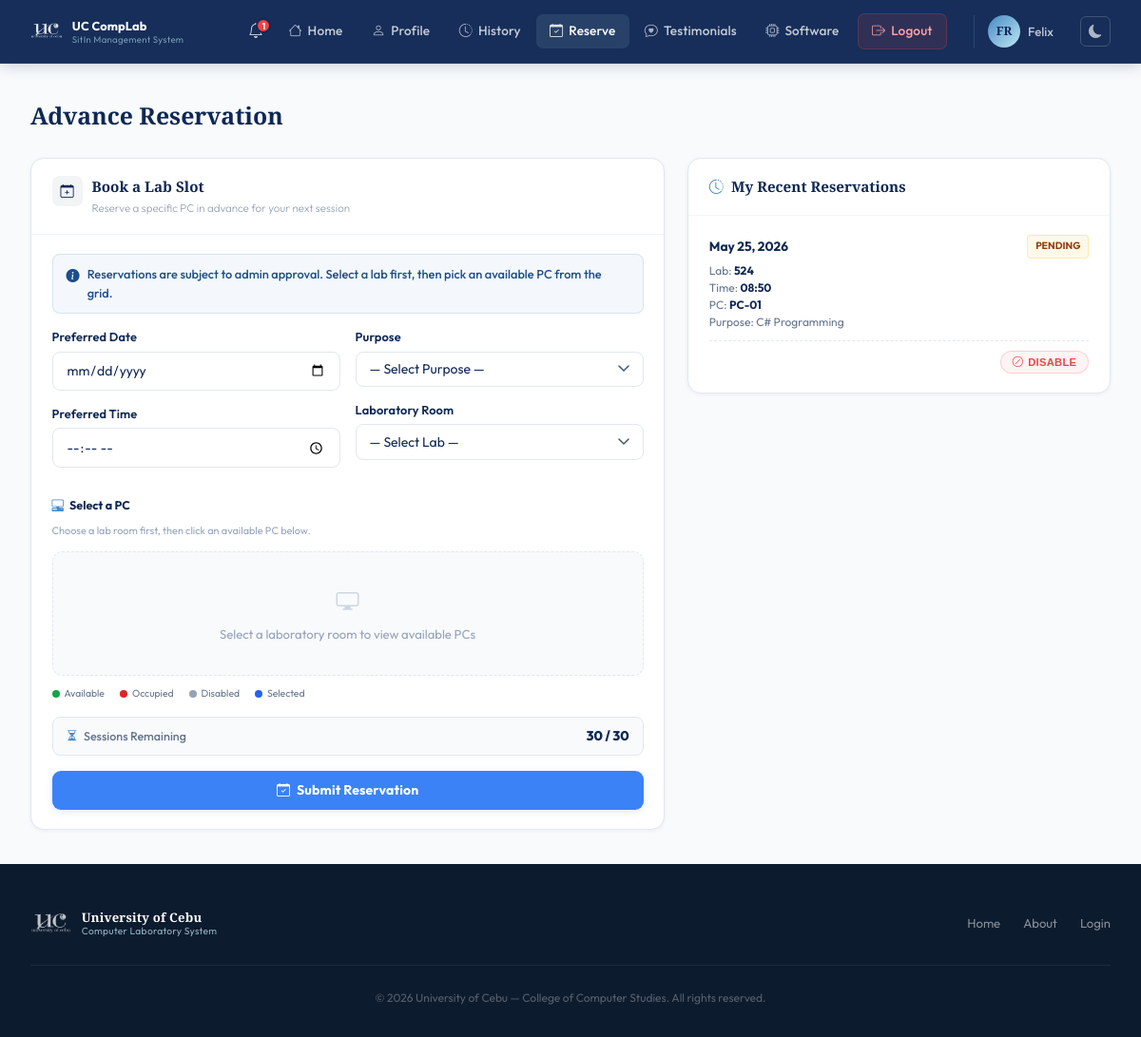
The app's page /pages/reserve.php (signed in), older data.
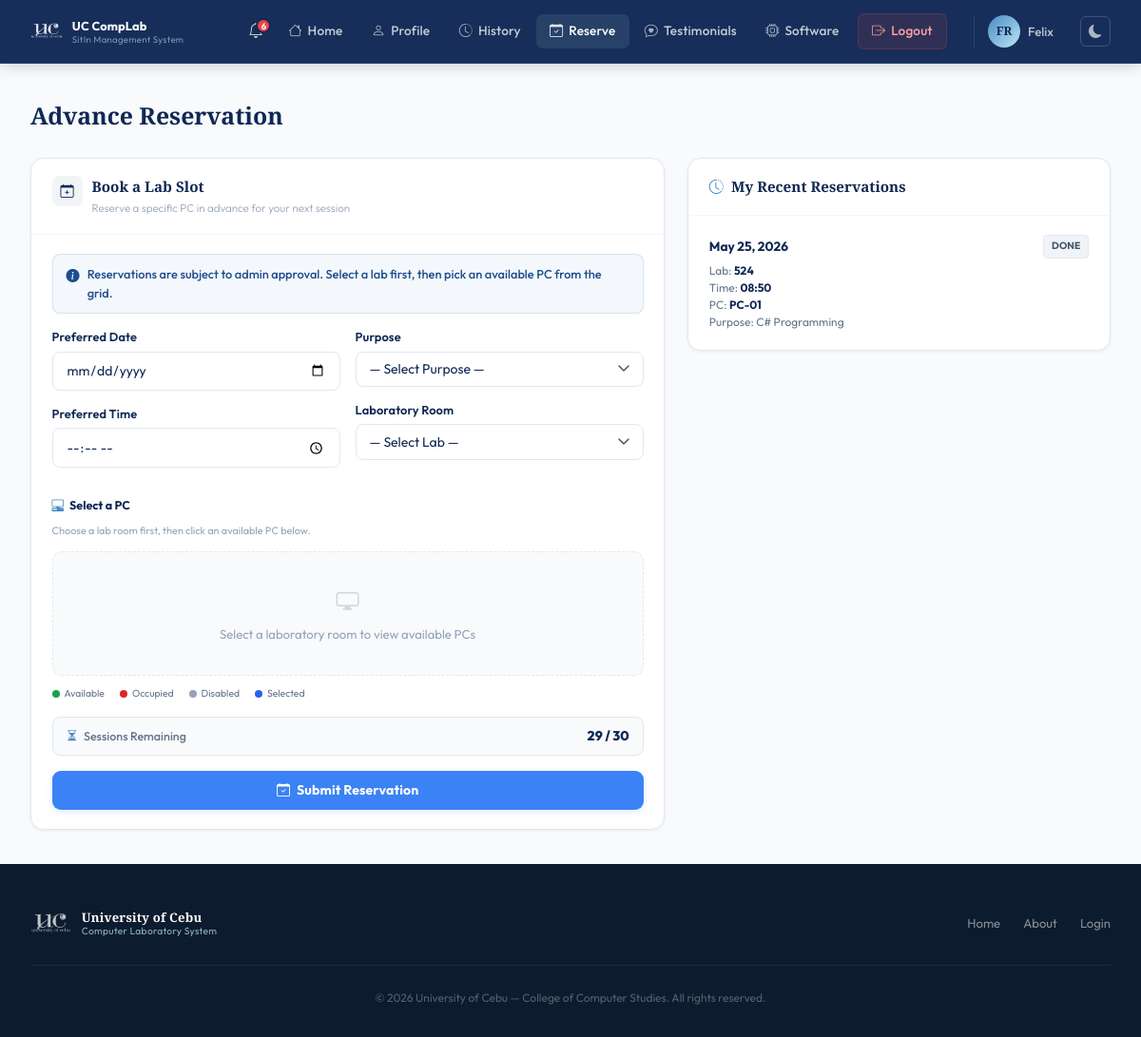
The same page, newer data.
### tables this page shows
CREATE TABLE users (
            id                 INTEGER PRIMARY KEY AUTOINCREMENT,
            first_name         TEXT    NOT NULL,
            last_name          TEXT    NOT NULL,
            middle_name        TEXT,
            student_id         TEXT    UNIQUE NOT NULL,
            course             TEXT    NOT NULL,
            course_level       INTEGER NOT NULL,
            email              TEXT    UNIQUE NOT NULL,
            address            TEXT    NOT NULL,
            password           TEXT    NOT NULL,
            remaining_sessions INTEGER DEFAULT 30,
            created_at         DATETIME DEFAULT CURRENT_TIMESTAMP
        , profile_picture TEXT, points INTEGER DEFAULT 0);

CREATE TABLE reservations (
            id         INTEGER PRIMARY KEY AUTOINCREMENT,
            user_id    INTEGER NOT NULL,
            lab_room   TEXT    NOT NULL,
            date       TEXT    NOT NULL,
            time_slot  TEXT    NOT NULL,
            purpose    TEXT,
            status     TEXT    DEFAULT 'pending',
            created_at DATETIME DEFAULT CURRENT_TIMESTAMP, pc_number INTEGER, reject_note TEXT, disabled_by_student INTEGER DEFAULT 0,
            FOREIGN KEY (user_id) REFERENCES users(id) ON DELETE CASCADE
        );

### includes/auth.php (called while the page is built, shortened)
<?php
function getUnreadCount(PDO $db): int {
    $stmt = $db->prepare("SELECT COUNT(*) FROM notifications WHERE user_id = ? AND is_read = 0");
    $stmt->execute([$_SESSION['user_id']]);
    return (int) $stmt->fetchColumn();
}

### pages/reserve.php (the view, shortened to what the changed rows need)
<?php
$base = '../';
require_once __DIR__ . '/../includes/auth.php';
$db  = getDB();
$uid = $_SESSION['user_id'];
$stmt = $db->prepare("SELECT * FROM users WHERE id = ?");
$stmt->execute([$uid]);
$user = $stmt->fetch();
$remainingSessions = (int)($user['remaining_sessions'] ?? 30);
$myReservations = $db->prepare("SELECT * FROM reservations WHERE user_id = ? ORDER BY created_at DESC LIMIT 10");
$myReservations->execute([$uid]);
$myReservations = $myReservations->fetchAll();
$sessBadgeClass = $remainingSessions > 10 ? 'sess-ok' : ($remainingSessions > 0 ? 'sess-warn' : 'sess-empty');
require_once __DIR__ . '/../includes/header.php';
echo '<link rel="stylesheet" href="' . $base . 'assets/css/user.css">';
?>
<?php require_once __DIR__ . '/../includes/user-navbar.php'; ?>
<div class="user-page">
  <div class="user-page-inner">
    <div class="res-page-wrap">
      <h1 class="res-page-title">Advance Reservation</h1>
      <div class="res-layout">
        <div class="res-form-col">
          <div class="res-card">
        <div class="res-card-body">
          <form method="POST" action="" id="reserveForm">
            <div class="res-sess-row" style="margin-bottom:1rem;">
              <span class="res-sess-lbl"><i class="bi bi-hourglass-split"></i> Sessions Remaining</span>
              <span class="res-sess-badge <?= $sessBadgeClass ?>"><?= $remainingSessions ?> / 30</span>
            </div>
          </form>
        </div>
      </div>
        </div>
        <div class="res-log-col">
          <div class="res-log-card">
            <div class="res-log-body">
              <?php if (empty($myReservations)): ?>
                <div style="text-align:center; color:#94a3b8; font-size:0.85rem; padding:1rem 0;">
                  You have no recent reservations.
                </div>
              <?php else: ?>
                <?php foreach ($myReservations as $r):
                  $badgeCls = 'badge-pending';
                  if ($r['status'] === 'done')     $badgeCls = 'badge-done';
                  $displayStatus = $r['status'];
                  $isDisabled = (($r['disabled_by_student'] ?? 0) == 1);
                ?>
                  <div class="res-log-item">
                    <div class="res-log-date">
                      <span><?= date('M j, Y', strtotime($r['date'])) ?></span>
                      <span class="a-badge <?= $badgeCls ?>" style="font-size:0.65rem; padding:3px 8px; border-radius:4px; text-transform:uppercase;">
                        <?= htmlspecialchars($displayStatus) ?>
                      </span>
                    </div>
                    <div class="res-log-details">
                      Lab: <strong><?= htmlspecialchars($r['lab_room']) ?></strong><br>
                      Time: <strong><?= htmlspecialchars($r['time_slot']) ?></strong><br>
                      PC: <strong><?= $r['pc_number'] ? 'PC-'.str_pad($r['pc_number'], 2, '0', STR_PAD_LEFT) : 'Any' ?></strong><br>
                      Purpose: <?= htmlspecialchars($r['purpose']) ?>
                    </div>
                    <?php if ($displayStatus !== 'expired' && $r['status'] !== 'done' && $r['status'] !== 'rejected'): ?>
                      <div class="res-log-actions">
                        <?php if ($isDisabled): ?>
                          <form method="POST" style="display:inline;">
                            <input type="hidden" name="action" value="enable_reservation">
                            <input type="hidden" name="reservation_id" value="<?= $r['id'] ?>">
                            <button type="submit" class="res-action-btn res-btn-enable">
                              <i class="bi bi-check-circle"></i> Enable
                            </button>
                          </form>
                        <?php else: ?>
                          <form method="POST" style="display:inline;" onsubmit="return confirm('Are you sure you want to disable this reservation? The admin will not see this reservation while disabled.')">
                            <button type="submit" class="res-action-btn res-btn-disable">
                              <i class="bi bi-slash-circle"></i> Disable
                            </button>
                          </form>
                        <?php endif; ?>
                      </div>
                    <?php endif; ?>
                  </div>
                <?php endforeach; ?>
              <?php endif; ?>
            </div>
          </div>
        </div>
      </div>
    </div>
  </div>
</div>
<?php require_once __DIR__ . '/../includes/footer.php'; ?>

### includes/user-navbar.php (shortened to what the changed rows need)
<?php
$_unread      = isset($db) ? getUnreadCount($db) : 0;
$_currentUser = $_SESSION['user'] ?? [];
$_initials    = strtoupper(
    substr($_currentUser['first_name'] ?? 'U', 0, 1) .
    substr($_currentUser['last_name']  ?? '',  0, 1)
);
$_profilePic = null;
?>
<nav class="user-navbar">
  <div class="user-nav-container">
    <ul class="user-nav-links">
      <li class="notif-wrapper">
        <button class="notif-btn" id="notifToggle" aria-label="Notifications">
          <i class="bi bi-bell"></i>
          <?php if ($_unread > 0): ?>
            <span class="notif-badge"><?= $_unread > 9 ? '9+' : $_unread ?></span>
          <?php endif; ?>
        </button>
      </li>
    </ul>
    <div class="user-avatar-wrap">
      <?php if ($_profilePic): ?>
        <img src="<?= htmlspecialchars($_profilePic) ?>"
             alt="<?= htmlspecialchars($_currentUser['first_name'] ?? '') ?>"
             class="user-avatar-photo" />
      <?php else: ?>
        <div class="user-avatar"><?= $_initials ?></div>
      <?php endif; ?>
      <span class="user-name-short"><?= htmlspecialchars($_currentUser['first_name'] ?? '') ?></span>
    </div>
  </div>
</nav>

Row changes from the older to the newer data that the page shows:
changed users "Felix": remaining_sessions "30" → "29"
changed reservations "C# Programming": status "PENDING" → "DONE"; no longer shows "DISABLE"
Text that changed along with them:
$_unread: "1" → "6"
